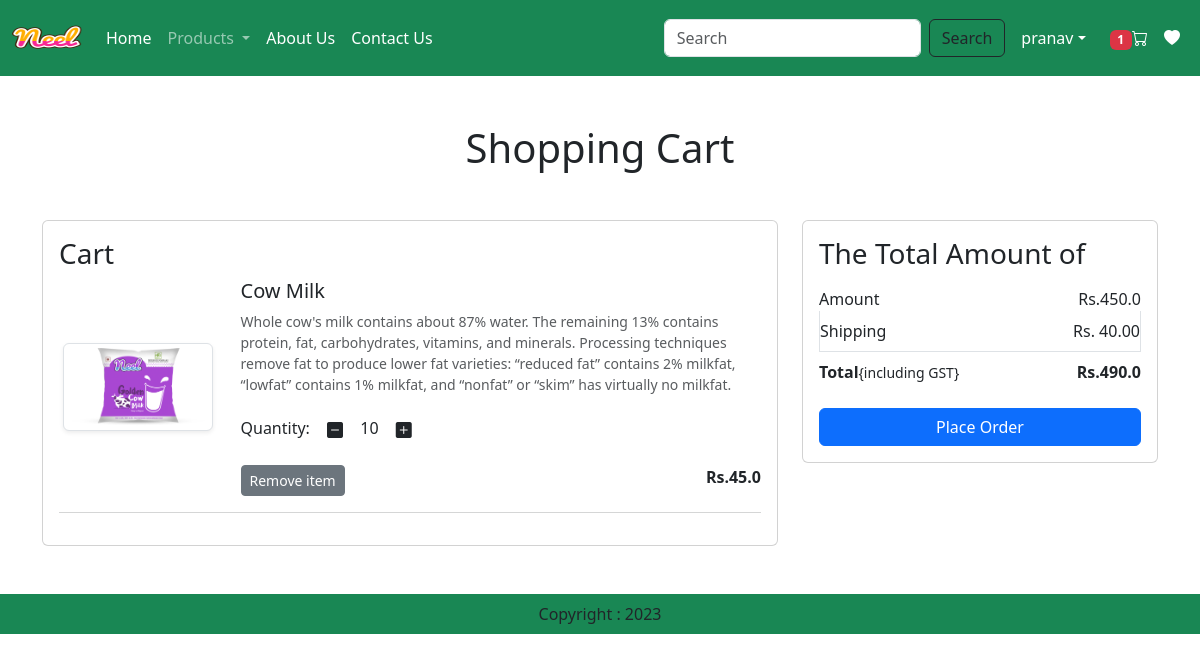
Page /cart/ (signed in) on the earlier database version.
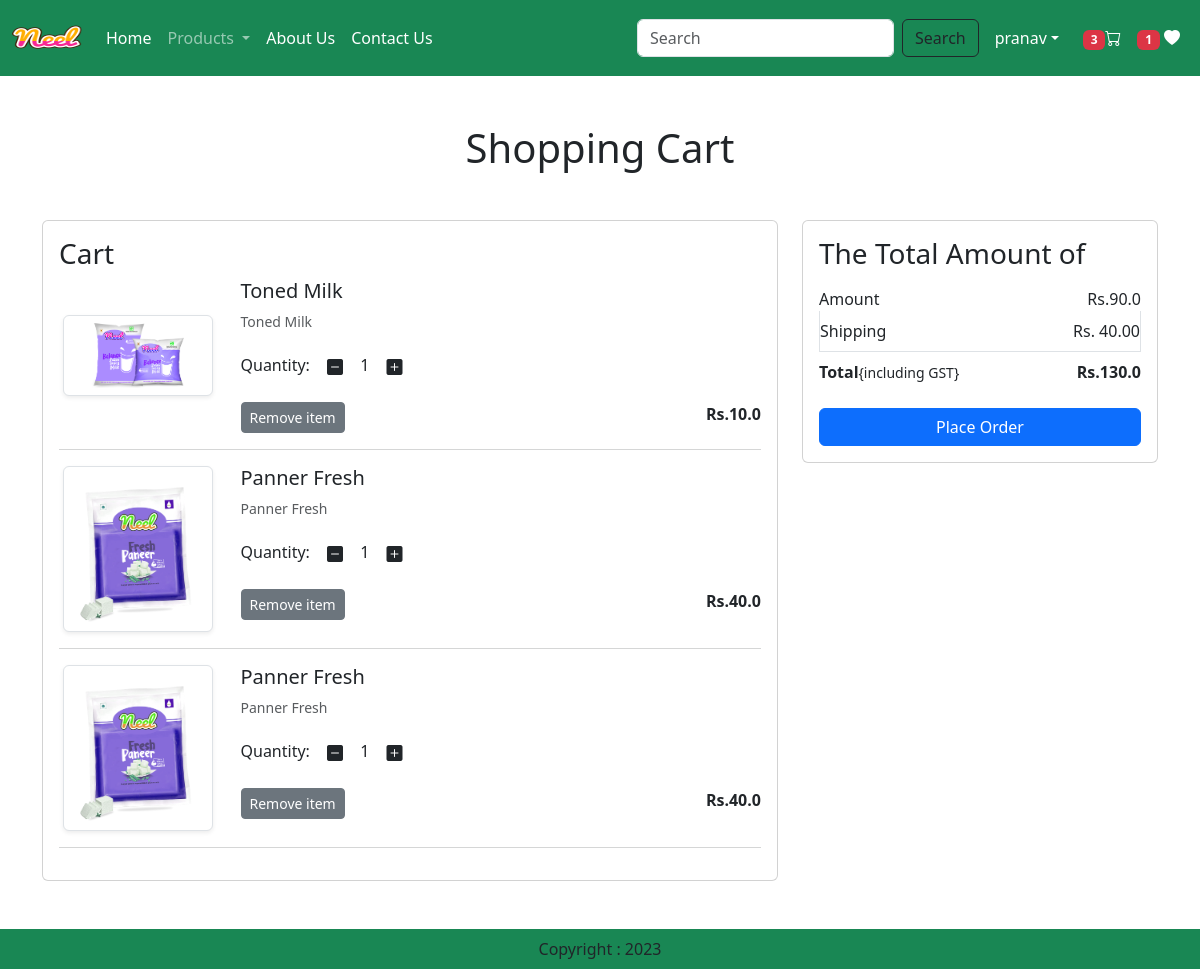
Same page on the later database version.
### app/models.py (models this page shows, shortened)
class Cart(models.Model):
    user = models.ForeignKey(User,on_delete=models.CASCADE)
    product = models.ForeignKey(Product,on_delete=models.CASCADE)
    quantity = models.PositiveIntegerField(default=1)

class Product(models.Model):
    title = models.CharField(max_length=100)
    selling_price = models.FloatField()
    discounted_price = models.FloatField()
    description = models.TextField()
    composition = models.TextField(default='')
    prodapp = models.TextField(default='')
    category = models.CharField(choices=CATEGORY_CHOICES,max_length=2)
    product_image = models.ImageField(upload_to='product')

### app/views.py (the view)
# urls.py: path('cart/',views.show_cart,name='showcart'),
@login_required
def show_cart(request):
    user = request.user
    cart = Cart.objects.filter(user=user)
    amount=0
    for p in cart:
        value = p.quantity * p.product.discounted_price
        amount = amount + value
    totalamount = amount + 40
    totalitem = 0
    wishlist = 0
    loginusername = None
    if request.user.is_authenticated:
        totalitem = len(Cart.objects.filter(user=request.user))
        wishlist = len(Wishlist.objects.filter(user=request.user))
        loginusername = request.user.username
    return render(request,'app/addtocart.html',locals())

### app/templates/app/addtocart.html (shortened to what this page needs)
{% extends 'app/base.html' %}
{% load static %}
{% block main-content %}
    <div class="container my-5">
        <div class="row">
           {% if cart %}
           <h1 class="text-center mb-5">Shopping Cart</h1>
           <div class="col-sm-8">
            <div class="card">
                <div class="card-body">
                    <h3>Cart</h3>
                    {% for item in cart %}
                    <div class="row">
                        <div class="col-sm-3 text-center align-self-center">
                            <img src="{{item.product.product_image.url}}" alt="" class="img-fluid img-thumbnail shadow-sm" height="150" width="150">
                        </div>
                        <div class="col-sm-9">
                            <h5>{{item.product.title}}</h5>
                            <p class="mb-2 text-muted small">{{item.product.description}}</p>
                            <div class="my-3">
                                <label for="quantity">Quantity:</label>
                                <a class="minus-cart btn" pid="{{item.product.id}}"><i class="bi bi-dash-square-fill"></i></a>
                                <span id="quantity">{{item.quantity}}</span>
                                <a class="plus-cart btn" pid="{{item.product.id}}"><i class="bi bi-plus-square-fill"></i></a>
                            </div>
                            <div class="d-flex justify-content-between">
                                <a class="remove-cart btn btn-sm btn-secondary mr-3" pid="{{item.product.id}}">Remove item</a>
                                <p class="mb-0"><span><strong>Rs.{{item.product.discounted_price}}</strong></span></p>
                            </div>
                        </div>
                    </div>
                    <hr class="text-muted">
                    {% endfor %}
                </div>
            </div>
           </div>
           <div class="col-sm-4">
            <div class="card">
                <div class="card-body">
                    <h3>The Total Amount of</h3>
                    <ul class="list-group">
                        <li class="list-group-item d-flex justify-content-between align-items-center border-0 px-0 pb-0">Amount <span id="amount">Rs.{{amount}}</span></li>
                        <li class="list-group-item d-flex justify-content-between align-items-center px-0 p">Shipping <span>Rs. 40.00</span></li>
                        <li class="list-group-item d-flex justify-content-between align-items-center border-0 px-0 mb-3">
                            <div>
                                <strong>Total</strong><small>{including GST}</small>
                            </div>
                            <span id="totalamount"><strong>Rs.{{totalamount}}</strong></span>
                        </li>
                    </ul>
                    <div class="d-grid"><a href="{% url 'checkout' %}" class="btn btn-primary">Place Order</a></div>
                </div>
            </div>
           </div>
           {% else %}
             <h1 class="text-center mb-5">Cart is Empty</h1>
           {% endif %}
        </div>
    </div>
{% endblock main-content %}

### app/templates/app/base.html (shortened to what this page needs)
<!DOCTYPE html>
{% load static %}
<html lang="en">
<head>
    <link href="https://cdn.jsdelivr.net/npm/bootstrap@5.3.0-alpha1/dist/css/bootstrap.min.css" rel="stylesheet">
    <link rel="stylesheet" href="https://cdn.jsdelivr.net/npm/bootstrap-icons@1.5.0/font/bootstrap-icons.css" />
    <link rel="stylesheet" href="{% static 'app/css/owl.carousel.min.css' %}">
    <link rel="stylesheet" href="{% static 'app/css/all.min.css' %}">
    <link rel="stylesheet" href="{% static 'app/css/style.css' %}">
</head>
<body>
    <nav class="navbar navbar-expand-lg navbar-dark bg-success">
        <div class="container-fluid">
          <a class="navbar-brand" href="#">
            <img src="{% static 'app/images/product/Neel.png' %}" alt="" srcset="" width="70" height="50">
          </a>
          <div class="collapse navbar-collapse" id="navbarSupportedContent">
            <ul class="navbar-nav me-auto mb-2 mb-lg-0">
              {% if request.user.is_authenticated %}
              <li class="nav-item">
                <a class="nav-link active" aria-current="page" href="/">Home</a>
              </li>
              <li class="nav-item dropdown">
                <a class="nav-link dropdown-toggle" href="#" role="button" data-bs-toggle="dropdown" aria-expanded="false">
                  Products
                </a>
              </li>
              <li class="nav-item">
                <a class="nav-link text-white" href="{% url 'about' %}">About Us</a>
              </li>
              <li class="nav-item">
                <a class="nav-link text-white" href="{% url 'contact' %}">Contact Us</a>
              </li>
            </ul>
            <form class="d-flex" role="search" action="/search">
              <input class="form-control me-2" type="search" placeholder="Search" name="search" aria-label="Search">
              <button class="btn btn-outline-dark" type="submit">Search</button>
            </form>
          </div>
          <ul class="navbar-nav me-auto mb-2 mb-lg-0">
            <li class="nav-item dropdown mx-2">
               <a class="nav-link dropdown-toggle text-white" href="#" id="profiledropdown" role="button" data-bs-toggle="dropdown" aria-expanded="false">{{loginusername}}</a>
            </li>
            <li class="nav-item-mx-2"><a href="{% url 'showcart' %}" class="nav-link text-white"><span class="badge bg-danger">{% if totalitem > 0 %}{{totalitem}}{% endif %}</span><i class="bi bi-cart"></i></a></li>
            <li class="nav-item-mx-2"><a href="{% url 'wishlist' %}" class="nav-link text-white"> <span class="badge bg-danger">{% if wishlist > 0 %}{{wishlist}}{% endif %}</span>  <i class="bi bi-heart-fill"></i></a></li>
            {% else %}
            <li class="nav-item-mx-2"><a href="{% url 'login' %}" class="nav-link text-white">Login</a></li>
            <li class="nav-item-mx-2"><a href="{% url 'customerregistration' %}" class="nav-link text-white">Registration</a></li>
             {% endif %}
          </ul>
        </div>
    </nav>
    {% block main-content %}{% endblock main-content %}
    <footer class="container-fluid  bg-success text-center p-2 mt-5">
        Copyright : 2023
    </footer>
</body>
</html>

Differences in the rows shown:
removed Cart: product.product_image (picture), product "Cow Milk", product.description "Whole cow's milk contains about 87% water. The remaining 13% contains protein, fat, carbohydrates, vitamins, and minerals. Processing techniques remove fat to produce lower fat varieties: “reduced fat” contains 2% milkfat, “lowfat” contains 1% milkfat, and “nonfat” or “skim” has virtually no milkfat.", quantity "10", product.discounted_price "45.0"
added Cart: product.product_image (picture), product "Toned Milk", product.description "Toned Milk", quantity "1", product.discounted_price "10.0"
added Cart: product.product_image (picture), product "Panner Fresh", product.description "Panner Fresh", quantity "1", product.discounted_price "40.0"
added Cart: product.product_image (picture), product "Panner Fresh", product.description "Panner Fresh", quantity "1", product.discounted_price "40.0"
Other differences:
{{ totalitem }}: "1" → "3"
{{ wishlist }}: (not shown) → "1"
{{ amount }}: "450.0" → "90.0"
{{ totalamount }}: "490.0" → "130.0"
